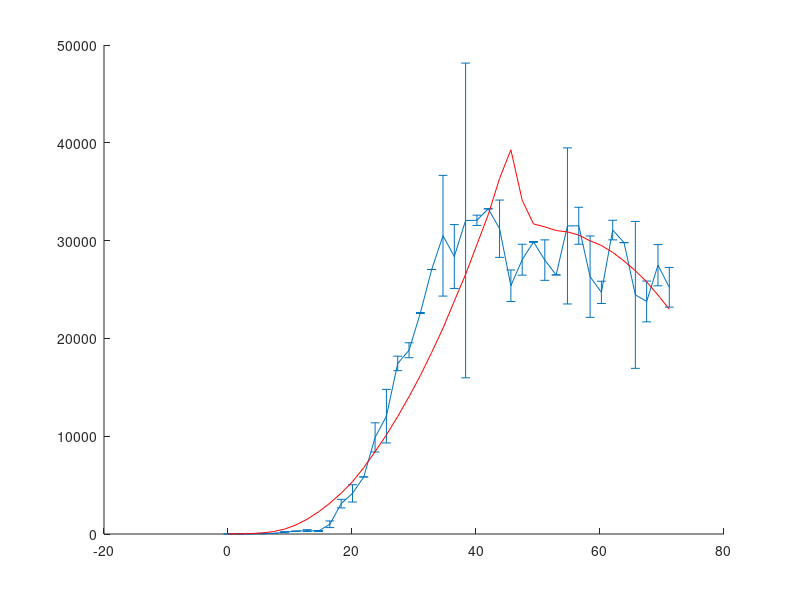

Write MATLAB code to recreate this figure.
clear;
home;
close all;

%import the data set to which we are conforming
conform_data = load('cdc_data.dat');
%import the data set that must be conformed
model_data = load('average_data_nfood150_1000turns_100runs.dat');

%Separate the data components
conform_data_x = conform_data(:,1);
conform_data_y = conform_data(:,2);
model_data_x = model_data(:,1);
model_data_y = model_data(:,2);

%Bin the data into x and y bins with errors
N_bins_x = 40;
bins = [0:1/N_bins_x:1-1/N_bins_x];
bins = bins*max(conform_data_x);

%Provide for binned conform and model data, with statistical errors
conform_data_y_binned = [];
conform_data_y_binned_err = [];
model_data_y_binned = [];
a_x_best = 0.3;
a_y_best = 9;
model_data_x = model_data_x*a_x_best;
model_data_y = model_data_y*a_y_best;

%First, bin the conform data
conform_data_y_binned(end+1) = conform_data_y(1);
conform_data_y_binned_err(end+1) = conform_data_y(1)*0.1;
for i=[2:N_bins_x]
	index_x = find(and(conform_data_x>=bins(i-1),conform_data_x<bins(i)));
	conform_data_y_binned(end+1) = mean(conform_data_y(index_x));
	conform_data_y_binned_err(end+1) = std(conform_data_y(index_x));
endfor

%Second, bin the model data
model_data_y_binned(end+1) = model_data_y(1);
for i=[2:N_bins_x]
	index_x = find(and(model_data_x>=bins(i-1),model_data_x<bins(i)));
	model_data_y_binned(end+1) = mean(model_data_y(index_x));
endfor

figure(1);
hold on;
errorbar(bins,conform_data_y_binned,conform_data_y_binned_err);
plot(bins,model_data_y_binned,'color','red');
corr(conform_data_y_binned,model_data_y_binned)